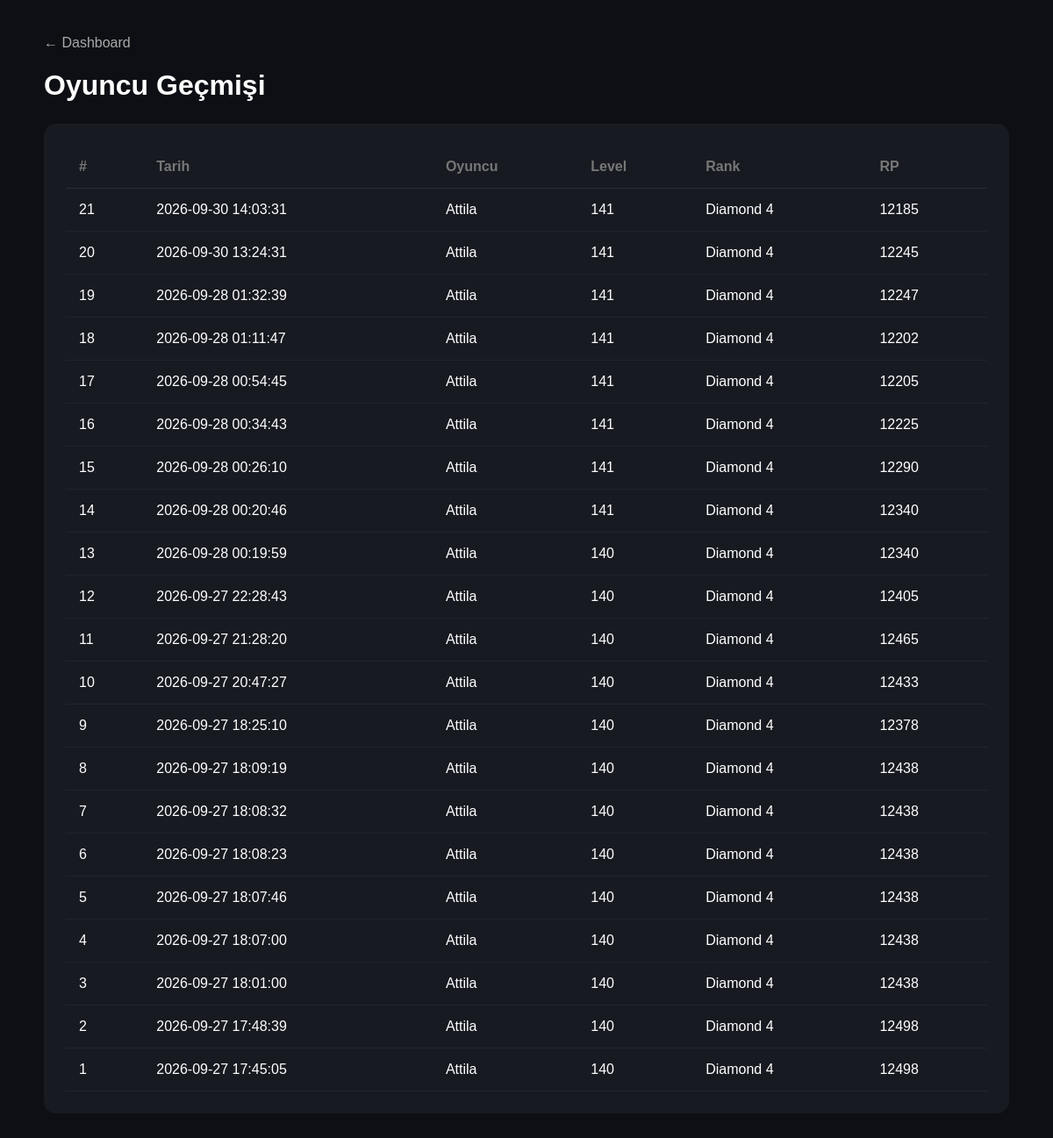
The app's page /history with its own data.
### tables this page shows
CREATE TABLE player_history (
            id INTEGER PRIMARY KEY AUTOINCREMENT,
            uid TEXT NOT NULL,
            platform TEXT NOT NULL,
            name TEXT,
            level INTEGER,
            rank_name TEXT,
            rank_div INTEGER,
            rank_score INTEGER,
            recorded_at TEXT NOT NULL
        );

### app.py (the view)
@app.route("/history")
def history():
    records = get_history(200)
    return render_template("history.html", records=records)

### tracker_core.py (called while the page is built)
def get_history(limit=50):
    conn = sqlite3.connect(DB_NAME)
    conn.row_factory = sqlite3.Row
    cursor = conn.cursor()
    cursor.execute("""
        SELECT * FROM player_history
        WHERE uid = ?
        ORDER BY id DESC
        LIMIT ?
    """, (UID, limit))
    results = cursor.fetchall()
    conn.close()
    return results

### templates/history.html (shortened to what this page needs)
<!DOCTYPE html>
<html lang="tr">
<head>
</head>
<body>
<div class="container">
<a href="/">
← Dashboard
</a>
<h1>Oyuncu Geçmişi</h1>
<div class="card">
<table>
<thead>
<tr>
<th>#</th>
<th>Tarih</th>
<th>Oyuncu</th>
<th>Level</th>
<th>Rank</th>
<th>RP</th>
</tr>
</thead>
<tbody>
{% for record in records %}
<tr>
<td>
{{ record["id"] }}
</td>
<td>
{{ record["recorded_at"] }}
</td>
<td>
{{ record["name"] }}
</td>
<td>
{{ record["level"] }}
</td>
<td>
{{ record["rank_name"] }}
{{ record["rank_div"] }}
</td>
<td>
{{ record["rank_score"] }}
</td>
</tr>
{% endfor %}
</tbody>
</table>
</div>
</div>
</body>
</html>

### templates/history.html (style rules this page uses)
body { margin: 0; background: #0d0f14; color: white; font-family: Arial; }
.container { width: 1100px; max-width: 95%; margin: 40px auto; }
.card { background: #171a21; padding: 25px; border-radius: 14px; }
a { color: #aaa; text-decoration: none; }
table { width: 100%; border-collapse: collapse; }
th { color: #777; text-align: left; padding: 15px; border-bottom: 1px solid #292e37; }
td { padding: 15px; border-bottom: 1px solid #20242b; }
h1 { margin-bottom: 25px; }

### records on screen
player_history: id "21", recorded_at "2026-09-30 14:03:31", name "Attila", level "141", rank_name "Diamond", rank_div "4", rank_score "12185"
player_history: id "20", recorded_at "2026-09-30 13:24:31", name "Attila", level "141", rank_name "Diamond", rank_div "4", rank_score "12245"
player_history: id "19", recorded_at "2026-09-28 01:32:39", name "Attila", level "141", rank_name "Diamond", rank_div "4", rank_score "12247"
player_history: id "18", recorded_at "2026-09-28 01:11:47", name "Attila", level "141", rank_name "Diamond", rank_div "4", rank_score "12202"
player_history: id "17", recorded_at "2026-09-28 00:54:45", name "Attila", level "141", rank_name "Diamond", rank_div "4", rank_score "12205"
player_history: id "16", recorded_at "2026-09-28 00:34:43", name "Attila", level "141", rank_name "Diamond", rank_div "4", rank_score "12225"
player_history: id "15", recorded_at "2026-09-28 00:26:10", name "Attila", level "141", rank_name "Diamond", rank_div "4", rank_score "12290"
player_history: id "14", recorded_at "2026-09-28 00:20:46", name "Attila", level "141", rank_name "Diamond", rank_div "4", rank_score "12340"
player_history: id "13", recorded_at "2026-09-28 00:19:59", name "Attila", level "140", rank_name "Diamond", rank_div "4", rank_score "12340"
player_history: id "12", recorded_at "2026-09-27 22:28:43", name "Attila", level "140", rank_name "Diamond", rank_div "4", rank_score "12405"
player_history: id "11", recorded_at "2026-09-27 21:28:20", name "Attila", level "140", rank_name "Diamond", rank_div "4", rank_score "12465"
player_history: id "10", recorded_at "2026-09-27 20:47:27", name "Attila", level "140", rank_name "Diamond", rank_div "4", rank_score "12433"
player_history: id "9", recorded_at "2026-09-27 18:25:10", name "Attila", level "140", rank_name "Diamond", rank_div "4", rank_score "12378"
player_history: id "8", recorded_at "2026-09-27 18:09:19", name "Attila", level "140", rank_name "Diamond", rank_div "4", rank_score "12438"
player_history: id "7", recorded_at "2026-09-27 18:08:32", name "Attila", level "140", rank_name "Diamond", rank_div "4", rank_score "12438"
player_history: id "6", recorded_at "2026-09-27 18:08:23", name "Attila", level "140", rank_name "Diamond", rank_div "4", rank_score "12438"
player_history: id "5", recorded_at "2026-09-27 18:07:46", name "Attila", level "140", rank_name "Diamond", rank_div "4", rank_score "12438"
player_history: id "4", recorded_at "2026-09-27 18:07:00", name "Attila", level "140", rank_name "Diamond", rank_div "4", rank_score "12438"
player_history: id "3", recorded_at "2026-09-27 18:01:00", name "Attila", level "140", rank_name "Diamond", rank_div "4", rank_score "12438"
player_history: id "2", recorded_at "2026-09-27 17:48:39", name "Attila", level "140", rank_name "Diamond", rank_div "4", rank_score "12498"
player_history: id "1", recorded_at "2026-09-27 17:45:05", name "Attila", level "140", rank_name "Diamond", rank_div "4", rank_score "12498"
